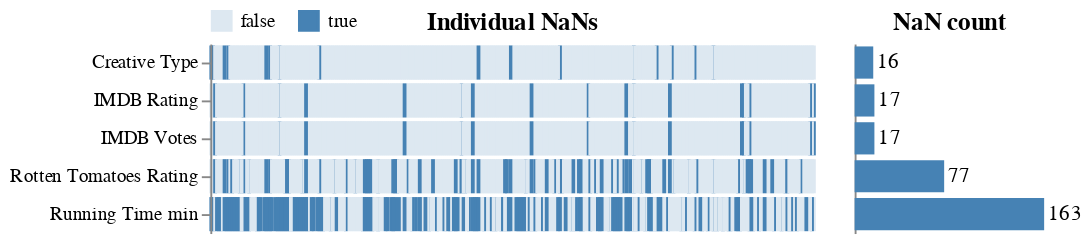

Notebook cell for this chart:
### Markdown cell above
## Missing values

A missing value plot can reveal patterns that would influence downstream analysis
and upstream wrangling issues.
It is also useful to indicate which variables are codependent in the data collection process,
such as the IMDB Votes and Ratings in the plot below.

Selecting an interval in the heatmap of individual NaNs 
will automatically update the bar plot with the NaN counts.

### Code cell
aly.nan(movies)

### Figure 1 — Vega-Lite specification as saved in the notebook (floating-point values rounded to 4 significant figures; data arrays with more than 128 entries replaced by an {"elided": "..."} marker saying what was removed)
{"config": {"view": {"continuousWidth": 400, "continuousHeight": 300, "strokeWidth": 0}}, "hconcat": [{"data": {"name": "data-667f28a71ed9838ab71f24cd149817cf"}, "mark": {"type": "rect", "height": 17}, "encoding": {"color": {"type": "nominal", "field": "value", "legend": {"offset": -13, "orient": "top"}, "scale": {"range": ["#dde8f1", "steelblue"]}, "sort": [false, true], "title": null}, "stroke": {"type": "nominal", "field": "value", "legend": null, "scale": {"range": ["#dde8f1", "steelblue"]}, "sort": [false, true]}, "x": {"type": "ordinal", "axis": null, "field": "index"}, "y": {"type": "nominal", "field": "variable", "sort": ["Creative Type", "IMDB Rating", "IMDB Votes", "Rotten Tomatoes Rating", "Running Time min"], "title": null}}, "selection": {"selector001": {"type": "interval", "encodings": ["x"]}}, "title": "Individual NaNs", "width": 319}, {"layer": [{"mark": {"type": "bar", "color": "steelblue", "height": 17}, "encoding": {"x": {"type": "quantitative", "aggregate": "count", "axis": null, "scale": {"domain": [0, 163]}}, "y": {"type": "nominal", "axis": {"grid": false, "labels": false, "ticks": false, "title": ""}, "field": "variable", "sort": ["Creative Type", "IMDB Rating", "IMDB Votes", "Rotten Tomatoes Rating", "Running Time min"]}}, "title": "NaN count", "width": 100}, {"mark": {"type": "text", "align": "left", "dx": 2}, "encoding": {"text": {"type": "quantitative", "aggregate": "count"}, "x": {"type": "quantitative", "aggregate": "count", "axis": null, "scale": {"domain": [0, 163]}}, "y": {"type": "nominal", "axis": {"grid": false, "labels": false, "ticks": false, "title": ""}, "field": "variable", "sort": ["Creative Type", "IMDB Rating", "IMDB Votes", "Rotten Tomatoes Rating", "Running Time min"]}}, "title": "NaN count", "width": 100}], "data": {"name": "data-8d92c69d10624868fa09795d32425e13"}, "transform": [{"filter": {"selection": "selector001"}}]}], "resolve": {"scale": {"y": "shared"}}, "$schema": "https://vega.github.io/schema/vega-lite/v4.8.1.json", "datasets": {"data-667f28a71ed9838ab71f24cd149817cf": {"elided": "1595 records"}, "data-8d92c69d10624868fa09795d32425e13": {"elided": "290 records"}}}
